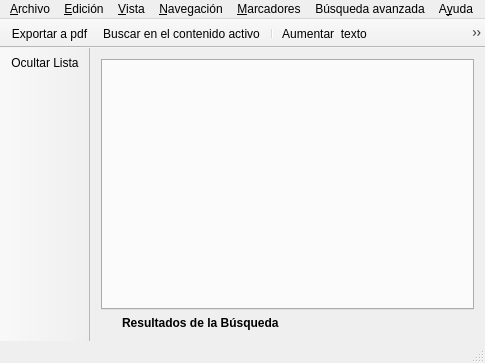
<?xml version="1.0" encoding="UTF-8"?>
<ui version="4.0">
 <class>MainWindow</class>
 <widget class="QMainWindow" name="MainWindow">
  <property name="geometry">
   <rect>
    <x>0</x>
    <y>0</y>
    <width>485</width>
    <height>363</height>
   </rect>
  </property>
  <property name="windowTitle">
   <string>Ecured Portable</string>
  </property>
  <property name="windowIcon">
   <iconset resource="recursos.qrc">
    <normaloff>:/images/Logotipo.ico</normaloff>:/images/Logotipo.ico</iconset>
  </property>
  <widget class="QWidget" name="centralWidget">
   <layout class="QVBoxLayout" name="verticalLayout">
    <item>
     <widget class="QTabWidget" name="tabWidget">
      <property name="currentIndex">
       <number>-1</number>
      </property>
     </widget>
    </item>
    <item>
     <layout class="QHBoxLayout" name="horizontalLayout">
      <item>
       <widget class="QLabel" name="labelLoading">
        <property name="sizePolicy">
         <sizepolicy hsizetype="Minimum" vsizetype="Minimum">
          <horstretch>0</horstretch>
          <verstretch>0</verstretch>
         </sizepolicy>
        </property>
        <property name="maximumSize">
         <size>
          <width>15</width>
          <height>15</height>
         </size>
        </property>
        <property name="text">
         <string/>
        </property>
        <property name="scaledContents">
         <bool>false</bool>
        </property>
       </widget>
      </item>
      <item>
       <widget class="QLabel" name="ResultadosPara">
        <property name="enabled">
         <bool>true</bool>
        </property>
        <property name="maximumSize">
         <size>
          <width>16777215</width>
          <height>15</height>
         </size>
        </property>
        <property name="text">
         <string>&lt;b&gt;Resultados de la Búsqueda &lt;/b&gt;</string>
        </property>
        <property name="alignment">
         <set>Qt::AlignBottom|Qt::AlignLeading|Qt::AlignLeft</set>
        </property>
       </widget>
      </item>
     </layout>
    </item>
   </layout>
  </widget>
  <widget class="QMenuBar" name="menuBar">
   <property name="geometry">
    <rect>
     <x>0</x>
     <y>0</y>
     <width>485</width>
     <height>18</height>
    </rect>
   </property>
   <widget class="QMenu" name="menu_Archivo">
    <property name="title">
     <string>&amp;Archivo</string>
    </property>
    <widget class="QMenu" name="menuExportar">
     <property name="title">
      <string>Exportar</string>
     </property>
     <property name="icon">
      <iconset resource="recursos.qrc">
       <normaloff>:/images/export-icon.png</normaloff>:/images/export-icon.png</iconset>
     </property>
     <addaction name="actionPDF"/>
     <addaction name="actionExportar_a_ODF"/>
     <addaction name="actionExportar_a_txt"/>
    </widget>
    <widget class="QMenu" name="menuFuentes_documentales_recientes">
     <property name="title">
      <string>Fuentes documentales recientes</string>
     </property>
     <property name="icon">
      <iconset resource="recursos.qrc">
       <normaloff>:/images/Misc-Database-3-icon.png</normaloff>:/images/Misc-Database-3-icon.png</iconset>
     </property>
    </widget>
    <addaction name="actionNewTab"/>
    <addaction name="actionAbrir_fuente_documental"/>
    <addaction name="actionAbrir_funete_documental_remota"/>
    <addaction name="menuExportar"/>
    <addaction name="actionGuardar"/>
    <addaction name="actionImportar"/>
    <addaction name="actionCrear_ndice_de_Busqueda"/>
    <addaction name="menuFuentes_documentales_recientes"/>
    <addaction name="separator"/>
    <addaction name="actionVista_previa_de_impresi_n"/>
    <addaction name="actionImprimir"/>
    <addaction name="separator"/>
    <addaction name="actionSalir"/>
   </widget>
   <widget class="QMenu" name="menu_Edici_n">
    <property name="title">
     <string>&amp;Edición</string>
    </property>
    <addaction name="actionCopiar"/>
    <addaction name="actionBuscar"/>
    <addaction name="actionBuscar_Anterior"/>
    <addaction name="actionBuscar_Siguiente"/>
   </widget>
   <widget class="QMenu" name="menu_Vista">
    <property name="title">
     <string>&amp;Vista</string>
    </property>
    <addaction name="actionZoomIn"/>
    <addaction name="actionZoomOut"/>
    <addaction name="actionNormalZoom"/>
    <addaction name="actionSolo_ampliar_texto"/>
    <addaction name="actionPantalla_Completa"/>
   </widget>
   <widget class="QMenu" name="menuNavegac_on">
    <property name="title">
     <string>&amp;Navegación</string>
    </property>
    <addaction name="actionInicio"/>
    <addaction name="actionAtras"/>
    <addaction name="actionAdelante"/>
   </widget>
   <widget class="QMenu" name="menuA_yuda">
    <property name="title">
     <string>A&amp;yuda</string>
    </property>
    <addaction name="actionAyuda_de_Ecured"/>
    <addaction name="actionAcerca_de_Ecured_Portable"/>
   </widget>
   <widget class="QMenu" name="menuMarcadores">
    <property name="title">
     <string>&amp;Marcadores</string>
    </property>
    <addaction name="actionMostrar_todos_loas_macadores"/>
    <addaction name="actionA_adir_marcador"/>
    <addaction name="actionGestionar_Marcadores"/>
    <addaction name="actionA_adir_carpeta_2"/>
   </widget>
   <widget class="QMenu" name="menuB_squeda_avanzada">
    <property name="title">
     <string>Búsqueda avanzada</string>
    </property>
   </widget>
   <addaction name="menu_Archivo"/>
   <addaction name="menu_Edici_n"/>
   <addaction name="menu_Vista"/>
   <addaction name="menuNavegac_on"/>
   <addaction name="menuMarcadores"/>
   <addaction name="menuB_squeda_avanzada"/>
   <addaction name="menuA_yuda"/>
  </widget>
  <widget class="QToolBar" name="mainToolBar">
   <property name="movable">
    <bool>false</bool>
   </property>
   <property name="floatable">
    <bool>false</bool>
   </property>
   <attribute name="toolBarArea">
    <enum>TopToolBarArea</enum>
   </attribute>
   <attribute name="toolBarBreak">
    <bool>false</bool>
   </attribute>
   <addaction name="actionPDF"/>
   <addaction name="actionBuscar"/>
   <addaction name="separator"/>
   <addaction name="actionZoomIn"/>
   <addaction name="actionZoomOut"/>
   <addaction name="actionNormalZoom"/>
   <addaction name="separator"/>
   <addaction name="actionInicio"/>
   <addaction name="actionAtras"/>
   <addaction name="actionAdelante"/>
   <addaction name="separator"/>
   <addaction name="actionNewTab"/>
   <addaction name="separator"/>
  </widget>
  <widget class="QStatusBar" name="statusBar"/>
  <widget class="QToolBar" name="toolBarBusqueda">
   <property name="windowTitle">
    <string>toolBar</string>
   </property>
   <property name="movable">
    <bool>false</bool>
   </property>
   <property name="allowedAreas">
    <set>Qt::NoToolBarArea</set>
   </property>
   <property name="iconSize">
    <size>
     <width>16</width>
     <height>16</height>
    </size>
   </property>
   <property name="floatable">
    <bool>false</bool>
   </property>
   <attribute name="toolBarArea">
    <enum>LeftToolBarArea</enum>
   </attribute>
   <attribute name="toolBarBreak">
    <bool>false</bool>
   </attribute>
   <addaction name="actionOcultarLista"/>
  </widget>
  <action name="actionPDF">
   <property name="icon">
    <iconset resource="recursos.qrc">
     <normaloff>:/images/acroread.png</normaloff>:/images/acroread.png</iconset>
   </property>
   <property name="text">
    <string>Exportar a pdf</string>
   </property>
   <property name="toolTip">
    <string>Exportar a pdf</string>
   </property>
   <property name="shortcut">
    <string>Ctrl+E</string>
   </property>
  </action>
  <action name="actionBuscar">
   <property name="icon">
    <iconset resource="recursos.qrc">
     <normaloff>:/images/win/find.png</normaloff>:/images/win/find.png</iconset>
   </property>
   <property name="text">
    <string>Buscar en el contenido activo </string>
   </property>
   <property name="toolTip">
    <string>Buscar en el contenido activo</string>
   </property>
   <property name="shortcut">
    <string>Ctrl+F</string>
   </property>
  </action>
  <action name="actionZoomIn">
   <property name="icon">
    <iconset resource="recursos.qrc">
     <normaloff>:/images/mac/zoomin.png</normaloff>:/images/mac/zoomin.png</iconset>
   </property>
   <property name="text">
    <string>Aumentar  texto</string>
   </property>
   <property name="toolTip">
    <string>Aumentar el tamaño del texto</string>
   </property>
   <property name="shortcut">
    <string>Ctrl++</string>
   </property>
  </action>
  <action name="actionZoomOut">
   <property name="icon">
    <iconset resource="recursos.qrc">
     <normaloff>:/images/mac/zoomout.png</normaloff>:/images/mac/zoomout.png</iconset>
   </property>
   <property name="text">
    <string>Disminuir texto</string>
   </property>
   <property name="toolTip">
    <string>Disminuir el tamaño del texto</string>
   </property>
   <property name="shortcut">
    <string>Ctrl+-</string>
   </property>
  </action>
  <action name="actionNormalZoom">
   <property name="icon">
    <iconset resource="recursos.qrc">
     <normaloff>:/images/mac/resetzoom.png</normaloff>:/images/mac/resetzoom.png</iconset>
   </property>
   <property name="text">
    <string>Texto normal</string>
   </property>
   <property name="toolTip">
    <string>Restablecer  el tamaño del texto</string>
   </property>
   <property name="shortcut">
    <string>Ctrl+*</string>
   </property>
  </action>
  <action name="actionInicio">
   <property name="icon">
    <iconset resource="recursos.qrc">
     <normaloff>:/images/mac/home.png</normaloff>:/images/mac/home.png</iconset>
   </property>
   <property name="text">
    <string>Inicio</string>
   </property>
   <property name="toolTip">
    <string>Página Principal</string>
   </property>
   <property name="shortcut">
    <string>Alt+Home</string>
   </property>
  </action>
  <action name="actionAtras">
   <property name="icon">
    <iconset resource="recursos.qrc">
     <normaloff>:/images/mac/previous.png</normaloff>:/images/mac/previous.png</iconset>
   </property>
   <property name="text">
    <string>Página anterior</string>
   </property>
   <property name="toolTip">
    <string>Ir a la página anterior</string>
   </property>
   <property name="shortcut">
    <string>Alt+Left</string>
   </property>
  </action>
  <action name="actionAdelante">
   <property name="icon">
    <iconset resource="recursos.qrc">
     <normaloff>:/images/mac/next.png</normaloff>:/images/mac/next.png</iconset>
   </property>
   <property name="text">
    <string>Página siguiente</string>
   </property>
   <property name="toolTip">
    <string>Ir a la página siguiente</string>
   </property>
   <property name="shortcut">
    <string>Alt+Right</string>
   </property>
  </action>
  <action name="actionNewTab">
   <property name="icon">
    <iconset resource="recursos.qrc">
     <normaloff>:/images/tab-new.png</normaloff>:/images/tab-new.png</iconset>
   </property>
   <property name="text">
    <string>Nueva pestaña</string>
   </property>
   <property name="toolTip">
    <string>Nueva pestaña</string>
   </property>
   <property name="shortcut">
    <string>Ctrl+T</string>
   </property>
  </action>
  <action name="actionCopiar">
   <property name="icon">
    <iconset resource="recursos.qrc">
     <normaloff>:/images/editcopy.png</normaloff>:/images/editcopy.png</iconset>
   </property>
   <property name="text">
    <string>Copiar</string>
   </property>
   <property name="toolTip">
    <string>Copiar el texto selecionado</string>
   </property>
   <property name="shortcut">
    <string>Ctrl+C</string>
   </property>
  </action>
  <action name="actionGuardar">
   <property name="icon">
    <iconset resource="recursos.qrc">
     <normaloff>:/images/filesaveas.png</normaloff>:/images/filesaveas.png</iconset>
   </property>
   <property name="text">
    <string>Guardar página como</string>
   </property>
   <property name="shortcut">
    <string>Ctrl+G</string>
   </property>
  </action>
  <action name="actionSalir">
   <property name="icon">
    <iconset resource="recursos.qrc">
     <normaloff>:/images/exit.png</normaloff>:/images/exit.png</iconset>
   </property>
   <property name="text">
    <string>Salir</string>
   </property>
   <property name="shortcut">
    <string>Ctrl+X</string>
   </property>
  </action>
  <action name="actionBuscar_Anterior">
   <property name="icon">
    <iconset resource="recursos.qrc">
     <normaloff>:/images/win/previous.png</normaloff>:/images/win/previous.png</iconset>
   </property>
   <property name="text">
    <string>Buscar anterior</string>
   </property>
   <property name="toolTip">
    <string>Buscar anterior</string>
   </property>
   <property name="shortcut">
    <string>F4</string>
   </property>
  </action>
  <action name="actionBuscar_Siguiente">
   <property name="icon">
    <iconset resource="recursos.qrc">
     <normaloff>:/images/win/next.png</normaloff>:/images/win/next.png</iconset>
   </property>
   <property name="text">
    <string>Buscar siguiente</string>
   </property>
   <property name="toolTip">
    <string>Buscar siguiente</string>
   </property>
   <property name="shortcut">
    <string>F3</string>
   </property>
  </action>
  <action name="actionAyuda_de_Ecured">
   <property name="icon">
    <iconset resource="recursos.qrc">
     <normaloff>:/images/ayuda.png</normaloff>:/images/ayuda.png</iconset>
   </property>
   <property name="text">
    <string>Ayuda de Ecured Portable</string>
   </property>
   <property name="shortcut">
    <string>F1</string>
   </property>
  </action>
  <action name="actionAcerca_de_Ecured_Portable">
   <property name="icon">
    <iconset resource="recursos.qrc">
     <normaloff>:/images/Logotipo.png</normaloff>:/images/Logotipo.png</iconset>
   </property>
   <property name="text">
    <string>Acerca de Ecured Portable</string>
   </property>
  </action>
  <action name="actionOcultarLista">
   <property name="icon">
    <iconset resource="recursos.qrc">
     <normaloff>:/images/win/next.png</normaloff>:/images/win/next.png</iconset>
   </property>
   <property name="text">
    <string>Ocultar Lista</string>
   </property>
   <property name="toolTip">
    <string>Ocultar Lista</string>
   </property>
  </action>
  <action name="actionImportar">
   <property name="icon">
    <iconset resource="recursos.qrc">
     <normaloff>:/images/import.png</normaloff>:/images/import.png</iconset>
   </property>
   <property name="text">
    <string>Importar fuente documental</string>
   </property>
   <property name="toolTip">
    <string>Importar fuente documental</string>
   </property>
   <property name="shortcut">
    <string>Ctrl+I</string>
   </property>
  </action>
  <action name="actionCrear_ndice_de_Busqueda">
   <property name="icon">
    <iconset resource="recursos.qrc">
     <normaloff>:/images/turbo.png</normaloff>:/images/turbo.png</iconset>
   </property>
   <property name="text">
    <string>Crear  índice de búsqueda</string>
   </property>
   <property name="toolTip">
    <string>Crea  índice de Busqueda</string>
   </property>
  </action>
  <action name="actionPantalla_Completa">
   <property name="checkable">
    <bool>true</bool>
   </property>
   <property name="icon">
    <iconset resource="recursos.qrc">
     <normaloff>:/images/full_screen.png</normaloff>:/images/full_screen.png</iconset>
   </property>
   <property name="text">
    <string>Pantalla completa</string>
   </property>
   <property name="toolTip">
    <string>Ver en pantalla completa</string>
   </property>
   <property name="shortcut">
    <string>F11</string>
   </property>
  </action>
  <action name="actionMostrar_todos_loas_macadores">
   <property name="text">
    <string>Mostrar todos los marcadores</string>
   </property>
   <property name="toolTip">
    <string>Mostrar todos los marcadores</string>
   </property>
   <property name="shortcut">
    <string>Ctrl+Shift+B</string>
   </property>
   <property name="visible">
    <bool>false</bool>
   </property>
  </action>
  <action name="actionA_adir_marcador">
   <property name="text">
    <string>Añadir marcador</string>
   </property>
   <property name="shortcut">
    <string>Ctrl+D</string>
   </property>
  </action>
  <action name="actionImprimir">
   <property name="icon">
    <iconset resource="recursos.qrc">
     <normaloff>:/images/win/print.png</normaloff>:/images/win/print.png</iconset>
   </property>
   <property name="text">
    <string>Imprimir</string>
   </property>
   <property name="shortcut">
    <string>Ctrl+P</string>
   </property>
   <property name="visible">
    <bool>true</bool>
   </property>
  </action>
  <action name="actionVista_previa_de_impresi_n">
   <property name="icon">
    <iconset resource="recursos.qrc">
     <normaloff>:/images/win/Document-Preview-icon.png</normaloff>:/images/win/Document-Preview-icon.png</iconset>
   </property>
   <property name="text">
    <string>Vista previa de impresión</string>
   </property>
  </action>
  <action name="actionA_adir_carpeta">
   <property name="text">
    <string>Añadir carpeta</string>
   </property>
  </action>
  <action name="actionSolo_ampliar_texto">
   <property name="checkable">
    <bool>true</bool>
   </property>
   <property name="text">
    <string>Solo ampliar texto</string>
   </property>
  </action>
  <action name="actionExportar_a_ODF">
   <property name="icon">
    <iconset resource="recursos.qrc">
     <normaloff>:/images/Oow.png</normaloff>:/images/Oow.png</iconset>
   </property>
   <property name="text">
    <string>Exportar a odf</string>
   </property>
   <property name="toolTip">
    <string>Exportar a Open Office Document</string>
   </property>
   <property name="shortcut">
    <string>Ctrl+W</string>
   </property>
  </action>
  <action name="actionExportar_a_txt">
   <property name="icon">
    <iconset resource="recursos.qrc">
     <normaloff>:/images/Oficina-TXT-icon.png</normaloff>:/images/Oficina-TXT-icon.png</iconset>
   </property>
   <property name="text">
    <string>Exportar a txt</string>
   </property>
   <property name="toolTip">
    <string>Exportar a txt</string>
   </property>
   <property name="shortcut">
    <string>Ctrl+X</string>
   </property>
  </action>
  <action name="actionAbrir_fuente_documental">
   <property name="icon">
    <iconset resource="recursos.qrc">
     <normaloff>:/images/New-Database-icon.png</normaloff>:/images/New-Database-icon.png</iconset>
   </property>
   <property name="text">
    <string>Abrir fuente documental</string>
   </property>
   <property name="shortcut">
    <string>Ctrl+O</string>
   </property>
  </action>
  <action name="actionGestionar_Marcadores">
   <property name="icon">
    <iconset resource="recursos.qrc">
     <normaloff>:/images/bookmarks-start.png</normaloff>:/images/bookmarks-start.png</iconset>
   </property>
   <property name="text">
    <string>Gestionar marcadores</string>
   </property>
  </action>
  <action name="actionA_adir_carpeta_2">
   <property name="text">
    <string>Añadir carpeta</string>
   </property>
  </action>
  <action name="actionAbrir_funete_documental_remota">
   <property name="icon">
    <iconset resource="recursos.qrc">
     <normaloff>:/images/network-server-database-icon.png</normaloff>:/images/network-server-database-icon.png</iconset>
   </property>
   <property name="text">
    <string>Abrir fuente documental remota</string>
   </property>
   <property name="shortcut">
    <string>Ctrl+R</string>
   </property>
  </action>
 </widget>
 <layoutdefault spacing="6" margin="11"/>
 <resources>
  <include location="recursos.qrc"/>
 </resources>
 <connections/>
</ui>
